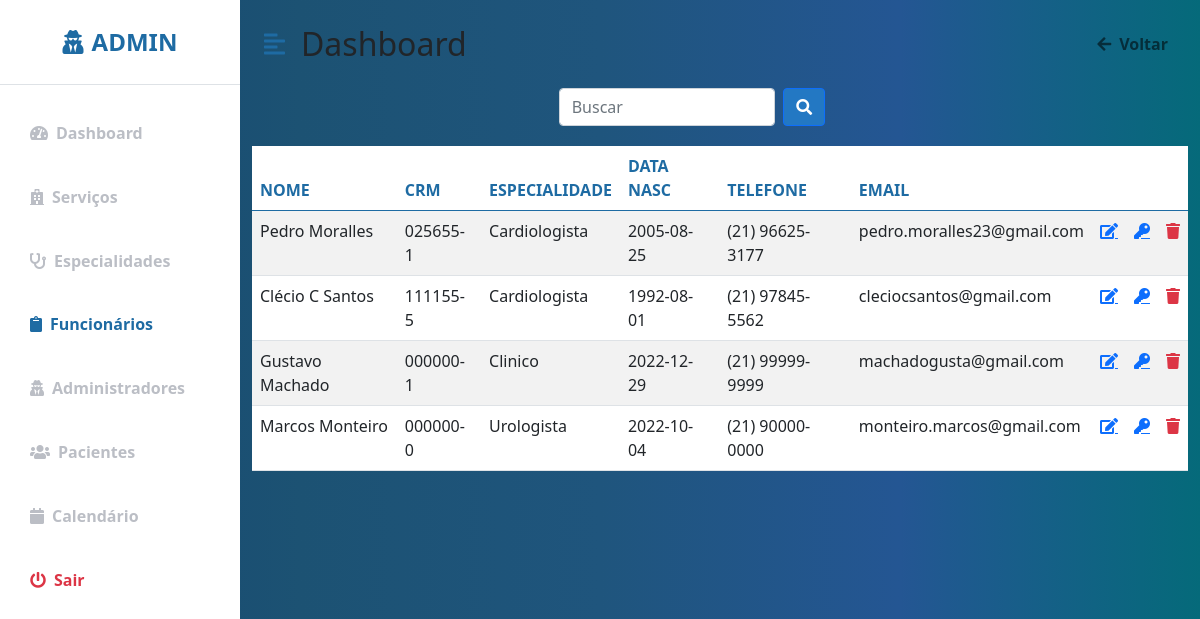
Screenshot of /Clinica_Manoel_Gomes/funcionarios.php (signed in) with the database file from the repository.
### tables this page shows
CREATE TABLE IF NOT EXISTS `funcionario` (
  `cod_funcionario` int(11) NOT NULL AUTO_INCREMENT,
  `nome` varchar(30) NOT NULL,
  `crm` varchar(20) NOT NULL,
  `especialidade` varchar(30) NOT NULL,
  `data_nasc` varchar(30) NOT NULL,
  `telefone` varchar(20) NOT NULL,
  `email` varchar(40) NOT NULL,
  `senha` varchar(250) NOT NULL,
  PRIMARY KEY (`cod_funcionario`)
);

### Clinica_Manoel_Gomes/funcionarios.php (the view, shortened to what this page needs)
<?php
include "conecta_mysql.inc";
?>
<!DOCTYPE html>
<html lang="en">
<head>
    <link href="https://cdn.jsdelivr.net/npm/bootstrap@5.0.0-beta3/dist/css/bootstrap.min.css" rel="stylesheet" />
    <link rel="stylesheet" href="https://cdnjs.cloudflare.com/ajax/libs/font-awesome/5.15.3/css/all.min.css" />
    <link rel="stylesheet" href="_css/perfil.css" />
</head>
<body>
<div class="d-flex" id="wrapper">
        <div class="bg-white" id="sidebar-wrapper">
            <div class="sidebar-heading text-center py-4 primary-text fs-4 fw-bold text-uppercase border-bottom"><i
                    class="fas fa-user-secret me-2"></i>Admin</div>
            <div class="list-group list-group-flush my-3">
              <a href="perfil.php" class="list-group-item list-group-item-action bg-transparent  second-text fw-bold"><i
                 class="fas fa-tachometer-alt me-2"></i>Dashboard</a>
              <a href="servicos.php" class="list-group-item list-group-item-action bg-transparent second-text fw-bold"><i
                 class="fas fa-hospital me-2"></i>Serviços</a>
              <a href="espec.php" class="list-group-item list-group-item-action bg-transparent second-text fw-bold"><i
                 class="fas fa-stethoscope me-2"></i>Especialidades</a>
              <a href="funcionarios.php" class="list-group-item list-group-item-action bg-transparent second-text active"><i
                 class="fas fa-clipboard me-2"></i>Funcionários</a>
              <a href="adm.php" class="list-group-item list-group-item-action bg-transparent second-text fw-bold"><i
                class="fas fa-user-secret me-2"></i>Administradores</a>
              <a href="clientes.php" class="list-group-item list-group-item-action bg-transparent second-text fw-bold"><i
                 class="fas fa-users me-2"></i>Pacientes</a>
              <a href="calendario.html" class="list-group-item list-group-item-action bg-transparent second-text fw-bold"><i
                 class="fas fa-calendar me-2"></i>Calendário</a>
              <a href="logout.php" class="list-group-item list-group-item-action bg-transparent text-danger fw-bold"><i
                 class="fas fa-power-off me-2"></i>Sair</a>
            </div>
        </div>
        <div id="page-content-wrapper">
            <nav class="navbar navbar-expand-lg navbar-light bg-transparent py-4 px-4">
                <div class="d-flex align-items-center">
                    <i class="fas fa-align-left primary-text fs-4 me-3" id="menu-toggle"></i>
                    <h2 class="fs-2 m-0">Dashboard</h2>
                </div>
                <div class="collapse navbar-collapse" id="navbarSupportedContent">
                    <ul class="navbar-nav ms-auto mb-2 mb-lg-0">
                        <li class="nav-item">
                            <a class="nav-link second-text fw-bold" href="perfil.php" id="navbarDropdown"
                                role="button" aria-expanded="false">
                                <i class="fas fa-arrow-left me-2"></i>Voltar
                            </a>
                        </li>
                    </ul>
                </div>
            </nav>
             <div class="buscar">
                    <form action="buscar_funcionario.php" method="POST" class="buscar">
                        <input name="nome" id="search-input" type="search" id="form1" class="form-control w-25" placeholder="Buscar">
                        <button  type="submit" class="btn btn-primary mx-2">
                    <i class="fas fa-search"></i>
                   </form>
            </div>
            <div class="block">
                <section class="intro">
                    <div class="gradient-custom-1 h-100">
                        <div class="mask d-flex align-items-center h-100">
                        <div class="container">
                            <div class="row justify-content-center">
                            <div class="col-12">
                                <div class="table-responsive bg-white">
                                <table class="table mb-0  table-striped ">
                                    <thead class="color">
                                    <tr>
                                        <th scope="col">NOME</th>
                                        <th scope="col">CRM</th>
                                        <th scope="col">ESPECIALIDADE</th>
                                        <th scope="col">DATA NASC</th>
                                        <th scope="col">TELEFONE</th>
                                        <th scope="col">EMAIL</th>
                                        <th scope="col">  </th>
                                        <th scope="col">  </th>
                                        <th scope="col">  </th>
                                    </tr>
                                    </thead>
                                    <tbody>
                                    <?php
                                        $sql= "SELECT * FROM funcionario";
                                        $res= mysqli_query($mysqli,$sql);
                                        $linhas= mysqli_num_rows($res);
                                        for ($i = 0; $i < $linhas; $i++){
                                            $funcionario = mysqli_fetch_array ($res);
                                            echo"
                                            <tr>
                                            <td>".$funcionario['nome']."</td>
                                            <td>".$funcionario['crm']."</td>
                                            <td>".$funcionario['especialidade']."</td>
                                            <td>".$funcionario['data_nasc']."</td>
                                            <td>".$funcionario['telefone']."</td>
                                            <td>".$funcionario['email']."</td>
                                            <td><a href='altera_funcionario.php?cod_funcionario=".$funcionario["cod_funcionario"]."' class='fas fa-edit'></a></td>
                                            <td><a href='altera_senha_func.php?cod_funcionario=".$funcionario["cod_funcionario"]."' class='fas fa-key'></a></td>
                                            <td><a href='excluir_funcionario.php?cod_funcionario=".$funcionario["cod_funcionario"]."' class='fas fa-trash text-danger'></a></td>
                                            </tr>";
                                        }
                                    ?>
                                    </tbody>
                                </table>
                                </div>
                            </div>
                            </div>
                        </div>
                        </div>
                    </div>
                 </section>
                </div>
    </div>
</body>
</html>

### Clinica_Manoel_Gomes/_css/perfil.css (style rules this page uses)
:root { --main-bg-color: #216294; --main-text-color: #1e6ba3; --second-text-color: #bbbec5; --second-bg-color: #c1efde; --ligth: #f0f0f0; --medium: #cacaca; --dark: #a2a2a2; }
.primary-text { color: var(--main-text-color); }
.second-text { color: var(--second-text-color); }
#wrapper { overflow-x: hidden; background-image: linear-gradient( to right, #154670, #1c5273, #1f557d, #245693, #056a7a ); }
#sidebar-wrapper { min-height: 100vh; margin-left: -15rem; -webkit-transition: margin 0.25s ease-out; -moz-transition: margin 0.25s ease-out; -o-transition: margin 0.25s ease-out; transition: margin 0.25s ease-out; }
#sidebar-wrapper .sidebar-heading { padding: 0.875rem 1.25rem; font-size: 1.2rem; }
#sidebar-wrapper .list-group { width: 15rem; }
#page-content-wrapper { min-width: 100vw; }
#menu-toggle { cursor: pointer; }
.list-group-item { border: none; padding: 20px 30px; }
.list-group-item.active { background-color: transparent; color: var(--main-text-color); font-weight: bold; border: none; }
@media (min-width: 768px) { #sidebar-wrapper { margin-left: 0; } }
@media (min-width: 768px) { #page-content-wrapper { min-width: 0; width: 100%; } }
.color { color: #1e6ba3; }
.buscar { padding-bottom: 10px; align-items: left; display: flex; justify-content: center; width: 95%; }
.btn-primary { background-color: #2378c3; }

### rows the page displays
funcionario: nome "Pedro Moralles", crm "025655-1", especialidade "Cardiologista", data_nasc "2005-08-25", telefone "(21) 96625-3177", email "pedro.moralles23@gmail.com"
funcionario: nome "Clécio C Santos", crm "111155-5", especialidade "Cardiologista", data_nasc "1992-08-01", telefone "(21) 97845-5562", email "cleciocsantos@gmail.com"
funcionario: nome "Gustavo Machado", crm "000000-1", especialidade "Clinico", data_nasc "2022-12-29", telefone "(21) 99999-9999", email "machadogusta@gmail.com"
funcionario: nome "Marcos Monteiro", crm "000000-0", especialidade "Urologista", data_nasc "2022-10-04", telefone "(21) 90000-0000", email "monteiro.marcos@gmail.com"
